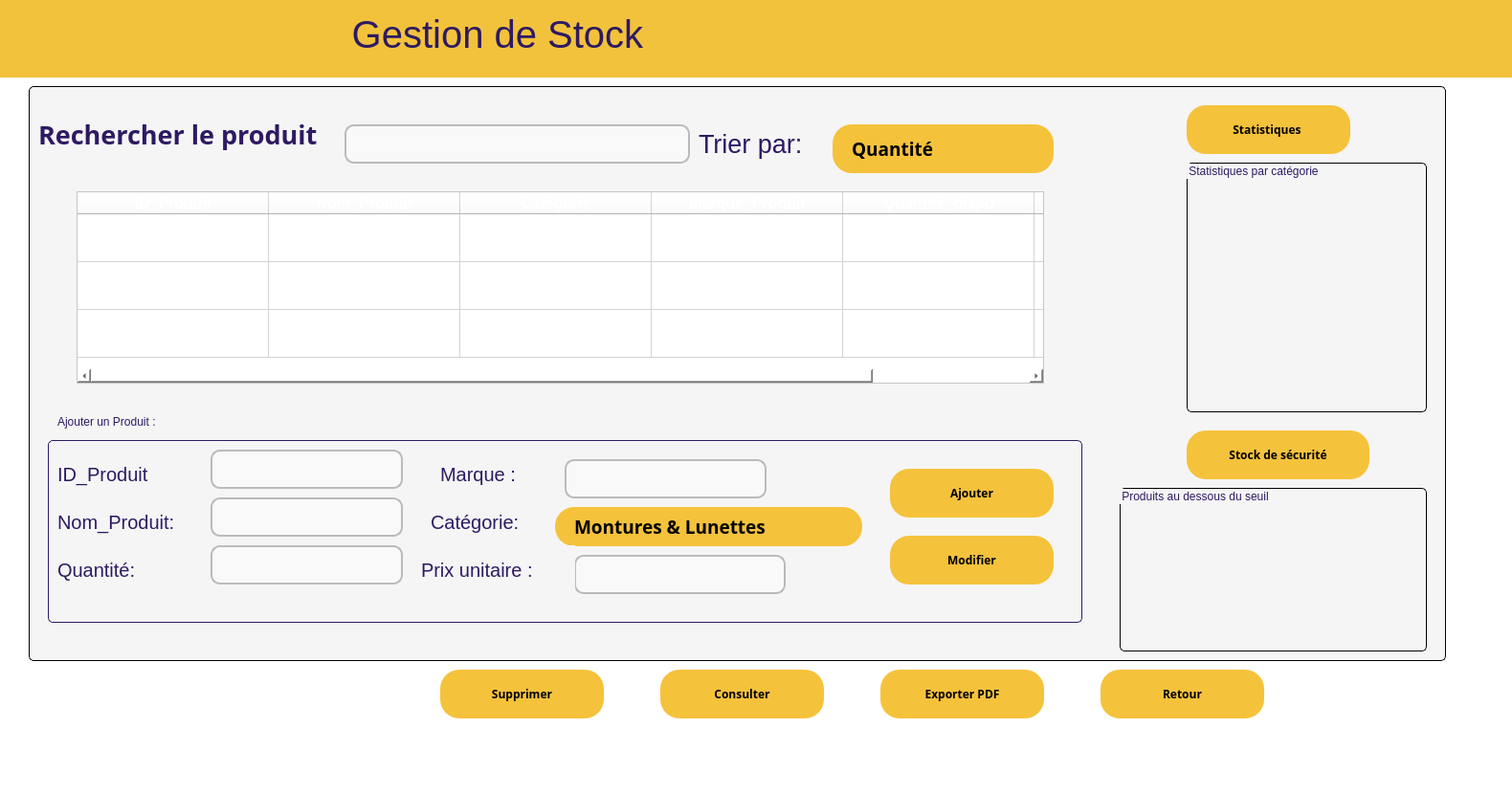
<?xml version="1.0" encoding="UTF-8"?>
<ui version="4.0">
 <class>GestionStock</class>
 <widget class="QMainWindow" name="GestionStock">
  <property name="geometry">
   <rect>
    <x>0</x>
    <y>0</y>
    <width>1580</width>
    <height>830</height>
   </rect>
  </property>
  <property name="windowTitle">
   <string>GestionStock</string>
  </property>
  <property name="styleSheet">
   <string notr="true">background-color: rgb(46, 26, 98);
background-color: rgb(255, 255, 255);</string>
  </property>
  <widget class="QWidget" name="centralwidget">
   <property name="palette">
    <palette>
     <active>
      <colorrole role="Button">
       <brush brushstyle="SolidPattern">
        <color alpha="255">
         <red>255</red>
         <green>255</green>
         <blue>255</blue>
        </color>
       </brush>
      </colorrole>
      <colorrole role="Base">
       <brush brushstyle="SolidPattern">
        <color alpha="255">
         <red>255</red>
         <green>255</green>
         <blue>255</blue>
        </color>
       </brush>
      </colorrole>
      <colorrole role="Window">
       <brush brushstyle="SolidPattern">
        <color alpha="255">
         <red>255</red>
         <green>255</green>
         <blue>255</blue>
        </color>
       </brush>
      </colorrole>
     </active>
     <inactive>
      <colorrole role="Button">
       <brush brushstyle="SolidPattern">
        <color alpha="255">
         <red>255</red>
         <green>255</green>
         <blue>255</blue>
        </color>
       </brush>
      </colorrole>
      <colorrole role="Base">
       <brush brushstyle="SolidPattern">
        <color alpha="255">
         <red>255</red>
         <green>255</green>
         <blue>255</blue>
        </color>
       </brush>
      </colorrole>
      <colorrole role="Window">
       <brush brushstyle="SolidPattern">
        <color alpha="255">
         <red>255</red>
         <green>255</green>
         <blue>255</blue>
        </color>
       </brush>
      </colorrole>
     </inactive>
     <disabled>
      <colorrole role="Button">
       <brush brushstyle="SolidPattern">
        <color alpha="255">
         <red>255</red>
         <green>255</green>
         <blue>255</blue>
        </color>
       </brush>
      </colorrole>
      <colorrole role="Base">
       <brush brushstyle="SolidPattern">
        <color alpha="255">
         <red>255</red>
         <green>255</green>
         <blue>255</blue>
        </color>
       </brush>
      </colorrole>
      <colorrole role="Window">
       <brush brushstyle="SolidPattern">
        <color alpha="255">
         <red>255</red>
         <green>255</green>
         <blue>255</blue>
        </color>
       </brush>
      </colorrole>
     </disabled>
    </palette>
   </property>
   <widget class="QLabel" name="label">
    <property name="geometry">
     <rect>
      <x>-10</x>
      <y>-10</y>
      <width>1881</width>
      <height>91</height>
     </rect>
    </property>
    <property name="font">
     <font>
      <family>Arial</family>
      <pointsize>30</pointsize>
      <italic>false</italic>
      <fontweight>Black</fontweight>
     </font>
    </property>
    <property name="styleSheet">
     <string notr="true">font: 900 30pt &quot;Arial&quot;;
color: rgb(46, 26, 98);
background-color: rgb(242, 194, 60);</string>
    </property>
    <property name="text">
     <string>                                  Gestion de Stock</string>
    </property>
   </widget>
   <widget class="QGroupBox" name="groupBox">
    <property name="geometry">
     <rect>
      <x>30</x>
      <y>90</y>
      <width>1481</width>
      <height>601</height>
     </rect>
    </property>
    <property name="styleSheet">
     <string notr="true">QGroupBox {
     border: 1px solid black;
      border-radius: 5px;	
	 color: rgb(46, 26, 98);
background-color: rgb(245, 245, 245);
    }
 
</string>
    </property>
    <property name="title">
     <string/>
    </property>
    <widget class="QLabel" name="label_2">
     <property name="geometry">
      <rect>
       <x>10</x>
       <y>20</y>
       <width>331</width>
       <height>61</height>
      </rect>
     </property>
     <property name="font">
      <font>
       <family>Poppins</family>
       <pointsize>20</pointsize>
       <italic>false</italic>
       <bold>true</bold>
      </font>
     </property>
     <property name="styleSheet">
      <string notr="true">background-color: rgb(245, 245, 245);
color: rgb(46, 26, 98);</string>
     </property>
     <property name="text">
      <string>Rechercher le produit</string>
     </property>
    </widget>
    <widget class="QTableWidget" name="tableWidget">
     <property name="geometry">
      <rect>
       <x>50</x>
       <y>110</y>
       <width>1011</width>
       <height>201</height>
      </rect>
     </property>
     <property name="styleSheet">
      <string notr="true">border-color: rgb(46, 26, 98);
border-top-color: rgb(46, 26, 98);
border-right-color: rgb(46, 26, 98);
border-bottom-color: rgb(46, 26, 98);
border-left-color: rgb(46, 26, 98);
color: rgb(255, 255, 255);</string>
     </property>
     <property name="rowCount">
      <number>3</number>
     </property>
     <property name="columnCount">
      <number>6</number>
     </property>
     <attribute name="horizontalHeaderMinimumSectionSize">
      <number>40</number>
     </attribute>
     <attribute name="horizontalHeaderDefaultSectionSize">
      <number>200</number>
     </attribute>
     <attribute name="verticalHeaderVisible">
      <bool>false</bool>
     </attribute>
     <attribute name="verticalHeaderDefaultSectionSize">
      <number>50</number>
     </attribute>
     <row>
      <property name="text">
       <string>Nouvelle ligne</string>
      </property>
      <property name="background">
       <color>
        <red>255</red>
        <green>255</green>
        <blue>255</blue>
       </color>
      </property>
     </row>
     <row/>
     <row/>
     <column>
      <property name="text">
       <string>ID_Produit</string>
      </property>
      <property name="font">
       <font>
        <pointsize>12</pointsize>
        <bold>true</bold>
       </font>
      </property>
      <property name="background">
       <color>
        <red>46</red>
        <green>26</green>
        <blue>98</blue>
       </color>
      </property>
      <property name="foreground">
       <brush brushstyle="NoBrush">
        <color alpha="255">
         <red>255</red>
         <green>255</green>
         <blue>255</blue>
        </color>
       </brush>
      </property>
     </column>
     <column>
      <property name="text">
       <string>Nom_Produit</string>
      </property>
      <property name="font">
       <font>
        <pointsize>12</pointsize>
        <bold>true</bold>
       </font>
      </property>
      <property name="background">
       <color>
        <red>46</red>
        <green>26</green>
        <blue>98</blue>
       </color>
      </property>
      <property name="foreground">
       <brush brushstyle="NoBrush">
        <color alpha="255">
         <red>255</red>
         <green>255</green>
         <blue>255</blue>
        </color>
       </brush>
      </property>
     </column>
     <column>
      <property name="text">
       <string>Catégorie</string>
      </property>
      <property name="font">
       <font>
        <pointsize>12</pointsize>
        <bold>true</bold>
       </font>
      </property>
      <property name="background">
       <color>
        <red>46</red>
        <green>26</green>
        <blue>98</blue>
       </color>
      </property>
      <property name="foreground">
       <brush brushstyle="NoBrush">
        <color alpha="255">
         <red>255</red>
         <green>255</green>
         <blue>255</blue>
        </color>
       </brush>
      </property>
     </column>
     <column>
      <property name="text">
       <string>Marque_Produit</string>
      </property>
      <property name="font">
       <font>
        <pointsize>12</pointsize>
        <bold>true</bold>
       </font>
      </property>
      <property name="background">
       <color>
        <red>46</red>
        <green>26</green>
        <blue>98</blue>
       </color>
      </property>
      <property name="foreground">
       <brush brushstyle="NoBrush">
        <color alpha="255">
         <red>255</red>
         <green>255</green>
         <blue>255</blue>
        </color>
       </brush>
      </property>
     </column>
     <column>
      <property name="text">
       <string>Quantité_dispo</string>
      </property>
      <property name="font">
       <font>
        <pointsize>12</pointsize>
        <bold>true</bold>
       </font>
      </property>
      <property name="background">
       <color>
        <red>46</red>
        <green>26</green>
        <blue>98</blue>
       </color>
      </property>
      <property name="foreground">
       <brush brushstyle="NoBrush">
        <color alpha="255">
         <red>255</red>
         <green>255</green>
         <blue>255</blue>
        </color>
       </brush>
      </property>
     </column>
     <column>
      <property name="text">
       <string>Prix_unitaire</string>
      </property>
      <property name="font">
       <font>
        <pointsize>12</pointsize>
        <bold>true</bold>
       </font>
      </property>
      <property name="background">
       <color>
        <red>46</red>
        <green>26</green>
        <blue>98</blue>
       </color>
      </property>
      <property name="foreground">
       <brush brushstyle="NoBrush">
        <color alpha="255">
         <red>255</red>
         <green>255</green>
         <blue>255</blue>
        </color>
       </brush>
      </property>
     </column>
    </widget>
    <widget class="QLineEdit" name="lineEdit">
     <property name="geometry">
      <rect>
       <x>330</x>
       <y>40</y>
       <width>361</width>
       <height>41</height>
      </rect>
     </property>
     <property name="font">
      <font>
       <family>Poppins</family>
      </font>
     </property>
     <property name="styleSheet">
      <string notr="true">QLineEdit {
    background: #f9f9f9;
    border: 2px solid #bbb;
    border-radius: 10px;
    padding: 6px 10px;
}
QLineEdit:focus {
    border: 1px solid #5c6bc0; /* highlight on focus */
    background: #fff;
}</string>
     </property>
    </widget>
    <widget class="QLabel" name="label_3">
     <property name="geometry">
      <rect>
       <x>700</x>
       <y>30</y>
       <width>151</width>
       <height>61</height>
      </rect>
     </property>
     <property name="font">
      <font>
       <family>Segoe UI</family>
       <pointsize>20</pointsize>
       <italic>false</italic>
       <bold>false</bold>
      </font>
     </property>
     <property name="styleSheet">
      <string notr="true">font: 20pt &quot;Segoe UI&quot;;
background-color: rgb(245, 245, 245);
color: rgb(46, 26, 98);</string>
     </property>
     <property name="text">
      <string>Trier par:</string>
     </property>
    </widget>
    <widget class="QLabel" name="label_4">
     <property name="geometry">
      <rect>
       <x>30</x>
       <y>320</y>
       <width>321</width>
       <height>61</height>
      </rect>
     </property>
     <property name="styleSheet">
      <string notr="true">background-color: rgb(245, 245, 245);
font: 900 16pt &quot;Segoe UI&quot;;
color: rgb(46, 26, 98);</string>
     </property>
     <property name="text">
      <string>Ajouter un Produit :</string>
     </property>
    </widget>
    <widget class="QGroupBox" name="groupBox_2">
     <property name="geometry">
      <rect>
       <x>20</x>
       <y>370</y>
       <width>1081</width>
       <height>191</height>
      </rect>
     </property>
     <property name="styleSheet">
      <string notr="true">border-color: rgb(46, 26, 98);
border-top-color: rgb(46, 26, 98);
border-right-color: rgb(46, 26, 98);
border-bottom-color: rgb(46, 26, 98);
border-left-color: rgb(46, 26, 98);
</string>
     </property>
     <property name="title">
      <string/>
     </property>
     <widget class="QLabel" name="label_5">
      <property name="geometry">
       <rect>
        <x>10</x>
        <y>10</y>
        <width>151</width>
        <height>51</height>
       </rect>
      </property>
      <property name="font">
       <font>
        <family>Segoe UI</family>
        <pointsize>15</pointsize>
        <italic>false</italic>
        <fontweight>DemiBold</fontweight>
       </font>
      </property>
      <property name="styleSheet">
       <string notr="true">background-color: rgb(245, 245, 245);
font: 600 15pt &quot;Segoe UI&quot;;
color: rgb(46, 26, 98);</string>
      </property>
      <property name="text">
       <string>ID_Produit</string>
      </property>
     </widget>
     <widget class="QLabel" name="label_6">
      <property name="geometry">
       <rect>
        <x>10</x>
        <y>60</y>
        <width>161</width>
        <height>51</height>
       </rect>
      </property>
      <property name="font">
       <font>
        <family>Segoe UI</family>
        <pointsize>15</pointsize>
        <italic>false</italic>
        <fontweight>DemiBold</fontweight>
       </font>
      </property>
      <property name="styleSheet">
       <string notr="true">background-color: rgb(245, 245, 245);
font: 600 15pt &quot;Segoe UI&quot;;
color: rgb(46, 26, 98);</string>
      </property>
      <property name="text">
       <string>Nom_Produit:</string>
      </property>
     </widget>
     <widget class="QLabel" name="label_7">
      <property name="geometry">
       <rect>
        <x>10</x>
        <y>110</y>
        <width>131</width>
        <height>51</height>
       </rect>
      </property>
      <property name="font">
       <font>
        <family>Segoe UI</family>
        <pointsize>15</pointsize>
        <italic>false</italic>
        <fontweight>DemiBold</fontweight>
       </font>
      </property>
      <property name="styleSheet">
       <string notr="true">background-color: rgb(245, 245, 245);
font: 600 15pt &quot;Segoe UI&quot;;
color: rgb(46, 26, 98);</string>
      </property>
      <property name="text">
       <string>Quantité:</string>
      </property>
     </widget>
     <widget class="QLineEdit" name="lineEdit_2">
      <property name="geometry">
       <rect>
        <x>170</x>
        <y>10</y>
        <width>201</width>
        <height>41</height>
       </rect>
      </property>
      <property name="font">
       <font>
        <family>Poppins</family>
       </font>
      </property>
      <property name="styleSheet">
       <string notr="true">QLineEdit {
    background: #f9f9f9;
    border: 2px solid #bbb;
    border-radius: 10px;
    padding: 6px 10px;
}
QLineEdit:focus {
    border: 1px solid #5c6bc0; /* highlight on focus */
    background: #fff;
}</string>
      </property>
     </widget>
     <widget class="QLineEdit" name="lineEdit_3">
      <property name="geometry">
       <rect>
        <x>170</x>
        <y>60</y>
        <width>201</width>
        <height>41</height>
       </rect>
      </property>
      <property name="font">
       <font>
        <family>Poppins</family>
       </font>
      </property>
      <property name="styleSheet">
       <string notr="true">QLineEdit {
    background: #f9f9f9;
    border: 2px solid #bbb;
    border-radius: 10px;
    padding: 6px 10px;
}
QLineEdit:focus {
    border: 1px solid #5c6bc0; /* highlight on focus */
    background: #fff;
}</string>
      </property>
     </widget>
     <widget class="QLineEdit" name="lineEdit_4">
      <property name="geometry">
       <rect>
        <x>170</x>
        <y>110</y>
        <width>201</width>
        <height>41</height>
       </rect>
      </property>
      <property name="font">
       <font>
        <family>Poppins</family>
       </font>
      </property>
      <property name="styleSheet">
       <string notr="true">QLineEdit {
    background: #f9f9f9;
    border: 2px solid #bbb;
    border-radius: 10px;
    padding: 6px 10px;
}
QLineEdit:focus {
    border: 1px solid #5c6bc0; /* highlight on focus */
    background: #fff;
}</string>
      </property>
     </widget>
     <widget class="QLabel" name="label_8">
      <property name="geometry">
       <rect>
        <x>410</x>
        <y>10</y>
        <width>131</width>
        <height>51</height>
       </rect>
      </property>
      <property name="font">
       <font>
        <family>Segoe UI</family>
        <pointsize>15</pointsize>
        <italic>false</italic>
        <fontweight>DemiBold</fontweight>
       </font>
      </property>
      <property name="styleSheet">
       <string notr="true">background-color: rgb(245, 245, 245);
font: 600 15pt &quot;Segoe UI&quot;;
color: rgb(46, 26, 98);</string>
      </property>
      <property name="text">
       <string>Marque :</string>
      </property>
     </widget>
     <widget class="QLabel" name="label_10">
      <property name="geometry">
       <rect>
        <x>400</x>
        <y>60</y>
        <width>121</width>
        <height>51</height>
       </rect>
      </property>
      <property name="font">
       <font>
        <family>Segoe UI</family>
        <pointsize>15</pointsize>
        <italic>false</italic>
        <fontweight>DemiBold</fontweight>
       </font>
      </property>
      <property name="styleSheet">
       <string notr="true">background-color: rgb(245, 245, 245);
font: 600 15pt &quot;Segoe UI&quot;;
color: rgb(46, 26, 98);</string>
      </property>
      <property name="text">
       <string>Catégorie:</string>
      </property>
     </widget>
     <widget class="QLineEdit" name="lineEdit_5">
      <property name="geometry">
       <rect>
        <x>540</x>
        <y>20</y>
        <width>211</width>
        <height>41</height>
       </rect>
      </property>
      <property name="font">
       <font>
        <family>Poppins</family>
       </font>
      </property>
      <property name="styleSheet">
       <string notr="true">QLineEdit {
    background: #f9f9f9;
    border: 2px solid #bbb;
    border-radius: 10px;
    padding: 6px 10px;
}
QLineEdit:focus {
    border: 1px solid #5c6bc0; /* highlight on focus */
    background: #fff;
}</string>
      </property>
     </widget>
     <widget class="QPushButton" name="pushButton">
      <property name="geometry">
       <rect>
        <x>880</x>
        <y>30</y>
        <width>171</width>
        <height>51</height>
       </rect>
      </property>
      <property name="font">
       <font>
        <family>Poppins</family>
        <bold>true</bold>
       </font>
      </property>
      <property name="styleSheet">
       <string notr="true">QPushButton {
    background-color: #F5C23C;
    color: black;
    border-radius: 20px;
    padding: 10px 20px;
    font-weight: bold;
}
QPushButton:hover {
    	background-color: rgb(46, 26, 98);

}</string>
      </property>
      <property name="text">
       <string>Ajouter</string>
      </property>
      <property name="icon">
       <iconset theme="QIcon::ThemeIcon::ContactNew"/>
      </property>
      <property name="iconSize">
       <size>
        <width>23</width>
        <height>23</height>
       </size>
      </property>
     </widget>
     <widget class="QPushButton" name="pushButton_2">
      <property name="geometry">
       <rect>
        <x>880</x>
        <y>100</y>
        <width>171</width>
        <height>51</height>
       </rect>
      </property>
      <property name="font">
       <font>
        <family>Poppins</family>
        <bold>true</bold>
       </font>
      </property>
      <property name="styleSheet">
       <string notr="true">QPushButton {
    background-color: #F5C23C;
    color: black;
    border-radius: 20px;
    padding: 10px 20px;
    font-weight: bold;
}
QPushButton:hover {
    	background-color: rgb(46, 26, 98);

}</string>
      </property>
      <property name="text">
       <string>Modifier</string>
      </property>
      <property name="icon">
       <iconset theme="QIcon::ThemeIcon::MailMessageNew"/>
      </property>
     </widget>
     <widget class="QComboBox" name="comboBox_2">
      <property name="geometry">
       <rect>
        <x>530</x>
        <y>70</y>
        <width>321</width>
        <height>41</height>
       </rect>
      </property>
      <property name="palette">
       <palette>
        <active>
         <colorrole role="WindowText">
          <brush brushstyle="SolidPattern">
           <color alpha="255">
            <red>0</red>
            <green>0</green>
            <blue>0</blue>
           </color>
          </brush>
         </colorrole>
         <colorrole role="Button">
          <brush brushstyle="SolidPattern">
           <color alpha="255">
            <red>245</red>
            <green>194</green>
            <blue>60</blue>
           </color>
          </brush>
         </colorrole>
         <colorrole role="Text">
          <brush brushstyle="SolidPattern">
           <color alpha="255">
            <red>0</red>
            <green>0</green>
            <blue>0</blue>
           </color>
          </brush>
         </colorrole>
         <colorrole role="ButtonText">
          <brush brushstyle="SolidPattern">
           <color alpha="255">
            <red>0</red>
            <green>0</green>
            <blue>0</blue>
           </color>
          </brush>
         </colorrole>
         <colorrole role="Base">
          <brush brushstyle="SolidPattern">
           <color alpha="255">
            <red>245</red>
            <green>194</green>
            <blue>60</blue>
           </color>
          </brush>
         </colorrole>
         <colorrole role="Window">
          <brush brushstyle="SolidPattern">
           <color alpha="255">
            <red>245</red>
            <green>194</green>
            <blue>60</blue>
           </color>
          </brush>
         </colorrole>
         <colorrole role="PlaceholderText">
          <brush brushstyle="SolidPattern">
           <color alpha="128">
            <red>0</red>
            <green>0</green>
            <blue>0</blue>
           </color>
          </brush>
         </colorrole>
        </active>
        <inactive>
         <colorrole role="WindowText">
          <brush brushstyle="SolidPattern">
           <color alpha="255">
            <red>0</red>
            <green>0</green>
            <blue>0</blue>
           </color>
          </brush>
         </colorrole>
         <colorrole role="Button">
          <brush brushstyle="SolidPattern">
           <color alpha="255">
            <red>245</red>
            <green>194</green>
            <blue>60</blue>
           </color>
          </brush>
         </colorrole>
         <colorrole role="Text">
          <brush brushstyle="SolidPattern">
           <color alpha="255">
            <red>0</red>
            <green>0</green>
            <blue>0</blue>
           </color>
          </brush>
         </colorrole>
         <colorrole role="ButtonText">
          <brush brushstyle="SolidPattern">
           <color alpha="255">
            <red>0</red>
            <green>0</green>
            <blue>0</blue>
           </color>
          </brush>
         </colorrole>
         <colorrole role="Base">
          <brush brushstyle="SolidPattern">
           <color alpha="255">
            <red>245</red>
            <green>194</green>
            <blue>60</blue>
           </color>
          </brush>
         </colorrole>
         <colorrole role="Window">
          <brush brushstyle="SolidPattern">
           <color alpha="255">
            <red>245</red>
            <green>194</green>
            <blue>60</blue>
           </color>
          </brush>
         </colorrole>
         <colorrole role="PlaceholderText">
          <brush brushstyle="SolidPattern">
           <color alpha="128">
            <red>0</red>
            <green>0</green>
            <blue>0</blue>
           </color>
          </brush>
         </colorrole>
        </inactive>
        <disabled>
         <colorrole role="WindowText">
          <brush brushstyle="SolidPattern">
           <color alpha="255">
            <red>0</red>
            <green>0</green>
            <blue>0</blue>
           </color>
          </brush>
         </colorrole>
         <colorrole role="Button">
          <brush brushstyle="SolidPattern">
           <color alpha="255">
            <red>245</red>
            <green>194</green>
            <blue>60</blue>
           </color>
          </brush>
         </colorrole>
         <colorrole role="Text">
          <brush brushstyle="SolidPattern">
           <color alpha="255">
            <red>0</red>
            <green>0</green>
            <blue>0</blue>
           </color>
          </brush>
         </colorrole>
         <colorrole role="ButtonText">
          <brush brushstyle="SolidPattern">
           <color alpha="255">
            <red>0</red>
            <green>0</green>
            <blue>0</blue>
           </color>
          </brush>
         </colorrole>
         <colorrole role="Base">
          <brush brushstyle="SolidPattern">
           <color alpha="255">
            <red>245</red>
            <green>194</green>
            <blue>60</blue>
           </color>
          </brush>
         </colorrole>
         <colorrole role="Window">
          <brush brushstyle="SolidPattern">
           <color alpha="255">
            <red>245</red>
            <green>194</green>
            <blue>60</blue>
           </color>
          </brush>
         </colorrole>
         <colorrole role="PlaceholderText">
          <brush brushstyle="SolidPattern">
           <color alpha="128">
            <red>0</red>
            <green>0</green>
            <blue>0</blue>
           </color>
          </brush>
         </colorrole>
        </disabled>
       </palette>
      </property>
      <property name="font">
       <font>
        <family>Poppins</family>
        <pointsize>14</pointsize>
        <italic>false</italic>
        <bold>true</bold>
       </font>
      </property>
      <property name="contextMenuPolicy">
       <enum>Qt::ContextMenuPolicy::NoContextMenu</enum>
      </property>
      <property name="styleSheet">
       <string notr="true">QComboBox {
    background-color: #F5C23C;
    color: black;
    border-radius: 20px;
    padding: 5px 20px;
    font-weight: bold;
}

QComboBox:hover {
background-color: rgb(46, 26, 98);
    color: white;
}

QComboBox::drop-down {
    subcontrol-origin: padding;
    subcontrol-position: top right;
    width: 30px;
    border-left: none;
    background-color: transparent;
}

QComboBox::down-arrow {
    width: 12px;
    height: 12px;
}

QComboBox QAbstractItemView {
    background-color: #F5C23C;       /* list background */
    color: black;                     /* text color */
    selection-background-color: #000080; /* selected item background */
    selection-color: white;           /* selected item text */
    border-radius: 10px;
    padding: 5px;
}
</string>
      </property>
      <item>
       <property name="text">
        <string>Montures &amp; Lunettes</string>
       </property>
      </item>
      <item>
       <property name="text">
        <string>Verres correcteurs</string>
       </property>
      </item>
      <item>
       <property name="text">
        <string>Lentilles &amp; Accessoires</string>
       </property>
      </item>
      <item>
       <property name="text">
        <string>Équipements &amp; Produits d’entretien
</string>
       </property>
      </item>
     </widget>
     <widget class="QLineEdit" name="lineEdit_6">
      <property name="geometry">
       <rect>
        <x>550</x>
        <y>120</y>
        <width>221</width>
        <height>41</height>
       </rect>
      </property>
      <property name="font">
       <font>
        <family>Poppins</family>
       </font>
      </property>
      <property name="styleSheet">
       <string notr="true">QLineEdit {
    background: #f9f9f9;
    border: 2px solid #bbb;
    border-radius: 10px;
    padding: 6px 10px;
}
QLineEdit:focus {
    border: 1px solid #5c6bc0; /* highlight on focus */
    background: #fff;
}</string>
      </property>
     </widget>
     <widget class="QLabel" name="label_12">
      <property name="geometry">
       <rect>
        <x>390</x>
        <y>110</y>
        <width>161</width>
        <height>51</height>
       </rect>
      </property>
      <property name="font">
       <font>
        <family>Segoe UI</family>
        <pointsize>15</pointsize>
        <italic>false</italic>
        <fontweight>DemiBold</fontweight>
       </font>
      </property>
      <property name="styleSheet">
       <string notr="true">background-color: rgb(245, 245, 245);
font: 600 15pt &quot;Segoe UI&quot;;
color: rgb(46, 26, 98);</string>
      </property>
      <property name="text">
       <string>Prix unitaire :</string>
      </property>
     </widget>
    </widget>
    <widget class="QComboBox" name="comboBox">
     <property name="geometry">
      <rect>
       <x>840</x>
       <y>40</y>
       <width>231</width>
       <height>51</height>
      </rect>
     </property>
     <property name="palette">
      <palette>
       <active>
        <colorrole role="WindowText">
         <brush brushstyle="SolidPattern">
          <color alpha="255">
           <red>0</red>
           <green>0</green>
           <blue>0</blue>
          </color>
         </brush>
        </colorrole>
        <colorrole role="Button">
         <brush brushstyle="SolidPattern">
          <color alpha="255">
           <red>245</red>
           <green>194</green>
           <blue>60</blue>
          </color>
         </brush>
        </colorrole>
        <colorrole role="Text">
         <brush brushstyle="SolidPattern">
          <color alpha="255">
           <red>0</red>
           <green>0</green>
           <blue>0</blue>
          </color>
         </brush>
        </colorrole>
        <colorrole role="ButtonText">
         <brush brushstyle="SolidPattern">
          <color alpha="255">
           <red>0</red>
           <green>0</green>
           <blue>0</blue>
          </color>
         </brush>
        </colorrole>
        <colorrole role="Base">
         <brush brushstyle="SolidPattern">
          <color alpha="255">
           <red>245</red>
           <green>194</green>
           <blue>60</blue>
          </color>
         </brush>
        </colorrole>
        <colorrole role="Window">
         <brush brushstyle="SolidPattern">
          <color alpha="255">
           <red>245</red>
           <green>194</green>
           <blue>60</blue>
          </color>
         </brush>
        </colorrole>
        <colorrole role="PlaceholderText">
         <brush brushstyle="SolidPattern">
          <color alpha="128">
           <red>0</red>
           <green>0</green>
           <blue>0</blue>
          </color>
         </brush>
        </colorrole>
       </active>
       <inactive>
        <colorrole role="WindowText">
         <brush brushstyle="SolidPattern">
          <color alpha="255">
           <red>0</red>
           <green>0</green>
           <blue>0</blue>
          </color>
         </brush>
        </colorrole>
        <colorrole role="Button">
         <brush brushstyle="SolidPattern">
          <color alpha="255">
           <red>245</red>
           <green>194</green>
           <blue>60</blue>
          </color>
         </brush>
        </colorrole>
        <colorrole role="Text">
         <brush brushstyle="SolidPattern">
          <color alpha="255">
           <red>0</red>
           <green>0</green>
           <blue>0</blue>
          </color>
         </brush>
        </colorrole>
        <colorrole role="ButtonText">
         <brush brushstyle="SolidPattern">
          <color alpha="255">
           <red>0</red>
           <green>0</green>
           <blue>0</blue>
          </color>
         </brush>
        </colorrole>
        <colorrole role="Base">
         <brush brushstyle="SolidPattern">
          <color alpha="255">
           <red>245</red>
           <green>194</green>
           <blue>60</blue>
          </color>
         </brush>
        </colorrole>
        <colorrole role="Window">
         <brush brushstyle="SolidPattern">
          <color alpha="255">
           <red>245</red>
           <green>194</green>
           <blue>60</blue>
          </color>
         </brush>
        </colorrole>
        <colorrole role="PlaceholderText">
         <brush brushstyle="SolidPattern">
          <color alpha="128">
           <red>0</red>
           <green>0</green>
           <blue>0</blue>
          </color>
         </brush>
        </colorrole>
       </inactive>
       <disabled>
        <colorrole role="WindowText">
         <brush brushstyle="SolidPattern">
          <color alpha="255">
           <red>0</red>
           <green>0</green>
           <blue>0</blue>
          </color>
         </brush>
        </colorrole>
        <colorrole role="Button">
         <brush brushstyle="SolidPattern">
          <color alpha="255">
           <red>245</red>
           <green>194</green>
           <blue>60</blue>
          </color>
         </brush>
        </colorrole>
        <colorrole role="Text">
         <brush brushstyle="SolidPattern">
          <color alpha="255">
           <red>0</red>
           <green>0</green>
           <blue>0</blue>
          </color>
         </brush>
        </colorrole>
        <colorrole role="ButtonText">
         <brush brushstyle="SolidPattern">
          <color alpha="255">
           <red>0</red>
           <green>0</green>
           <blue>0</blue>
          </color>
         </brush>
        </colorrole>
        <colorrole role="Base">
         <brush brushstyle="SolidPattern">
          <color alpha="255">
           <red>245</red>
           <green>194</green>
           <blue>60</blue>
          </color>
         </brush>
        </colorrole>
        <colorrole role="Window">
         <brush brushstyle="SolidPattern">
          <color alpha="255">
           <red>245</red>
           <green>194</green>
           <blue>60</blue>
          </color>
         </brush>
        </colorrole>
        <colorrole role="PlaceholderText">
         <brush brushstyle="SolidPattern">
          <color alpha="128">
           <red>0</red>
           <green>0</green>
           <blue>0</blue>
          </color>
         </brush>
        </colorrole>
       </disabled>
      </palette>
     </property>
     <property name="font">
      <font>
       <family>Poppins</family>
       <pointsize>14</pointsize>
       <italic>false</italic>
       <bold>true</bold>
      </font>
     </property>
     <property name="contextMenuPolicy">
      <enum>Qt::ContextMenuPolicy::NoContextMenu</enum>
     </property>
     <property name="styleSheet">
      <string notr="true">QComboBox {
    background-color: #F5C23C;
    color: black;
    border-radius: 20px;
    padding: 5px 20px;
    font-weight: bold;
}

QComboBox:hover {
background-color: rgb(46, 26, 98);
    color: white;
}

QComboBox::drop-down {
    subcontrol-origin: padding;
    subcontrol-position: top right;
    width: 30px;
    border-left: none;
    background-color: transparent;
}

QComboBox::down-arrow {
    width: 12px;
    height: 12px;
}

QComboBox QAbstractItemView {
    background-color: #F5C23C;       /* list background */
    color: black;                     /* text color */
    selection-background-color: #000080; /* selected item background */
    selection-color: white;           /* selected item text */
    border-radius: 10px;
    padding: 5px;
}
</string>
     </property>
     <item>
      <property name="text">
       <string>Quantité</string>
      </property>
     </item>
     <item>
      <property name="text">
       <string>Prix</string>
      </property>
     </item>
     <item>
      <property name="text">
       <string>Catégorie</string>
      </property>
     </item>
    </widget>
    <widget class="QPushButton" name="pushButton_6">
     <property name="geometry">
      <rect>
       <x>1210</x>
       <y>20</y>
       <width>171</width>
       <height>51</height>
      </rect>
     </property>
     <property name="font">
      <font>
       <family>Poppins</family>
       <bold>true</bold>
      </font>
     </property>
     <property name="styleSheet">
      <string notr="true">QPushButton {
    background-color: #F5C23C;
    color: black;
    border-radius: 20px;
    padding: 10px 20px;
    font-weight: bold;
}
QPushButton:hover {
    	background-color: rgb(46, 26, 98);

}</string>
     </property>
     <property name="text">
      <string>Statistiques </string>
     </property>
     <property name="icon">
      <iconset resource="resources.qrc">
       <normaloff>:/images/statistic-icon-design-free-vector.png</normaloff>:/images/statistic-icon-design-free-vector.png</iconset>
     </property>
     <property name="iconSize">
      <size>
       <width>25</width>
       <height>25</height>
      </size>
     </property>
    </widget>
    <widget class="QGroupBox" name="groupBox_3">
     <property name="geometry">
      <rect>
       <x>1210</x>
       <y>80</y>
       <width>251</width>
       <height>261</height>
      </rect>
     </property>
     <property name="styleSheet">
      <string notr="true">color: rgb(46, 26, 98);
font: 700 12pt &quot;Arial&quot;;
</string>
     </property>
     <property name="title">
      <string>Statistiques par catégorie</string>
     </property>
    </widget>
    <widget class="QPushButton" name="pushButton_7">
     <property name="geometry">
      <rect>
       <x>1210</x>
       <y>360</y>
       <width>191</width>
       <height>51</height>
      </rect>
     </property>
     <property name="font">
      <font>
       <family>Poppins</family>
       <bold>true</bold>
      </font>
     </property>
     <property name="styleSheet">
      <string notr="true">QPushButton {
    background-color: #F5C23C;
    color: black;
    border-radius: 20px;
    padding: 10px 20px;
    font-weight: bold;
}
QPushButton:hover {
    	background-color: rgb(46, 26, 98);

}</string>
     </property>
     <property name="text">
      <string>Stock de sécurité</string>
     </property>
     <property name="icon">
      <iconset theme="QIcon::ThemeIcon::DialogWarning"/>
     </property>
     <property name="iconSize">
      <size>
       <width>23</width>
       <height>23</height>
      </size>
     </property>
    </widget>
    <widget class="QGroupBox" name="groupBox_4">
     <property name="geometry">
      <rect>
       <x>1140</x>
       <y>420</y>
       <width>321</width>
       <height>171</height>
      </rect>
     </property>
     <property name="styleSheet">
      <string notr="true">color: rgb(46, 26, 98);
font: 700 12pt &quot;Arial&quot;;
</string>
     </property>
     <property name="title">
      <string>Produits au dessous du seuil</string>
     </property>
    </widget>
   </widget>
   <widget class="QPushButton" name="pushButton_3">
    <property name="geometry">
     <rect>
      <x>460</x>
      <y>700</y>
      <width>171</width>
      <height>51</height>
     </rect>
    </property>
    <property name="font">
     <font>
      <family>Poppins</family>
      <bold>true</bold>
     </font>
    </property>
    <property name="styleSheet">
     <string notr="true">QPushButton {
    background-color: #F5C23C;
    color: black;
    border-radius: 20px;
    padding: 10px 20px;
    font-weight: bold;
}
QPushButton:hover {
    	background-color: rgb(46, 26, 98);

}</string>
    </property>
    <property name="text">
     <string>Supprimer</string>
    </property>
    <property name="icon">
     <iconset theme="QIcon::ThemeIcon::EditDelete"/>
    </property>
    <property name="iconSize">
     <size>
      <width>23</width>
      <height>23</height>
     </size>
    </property>
   </widget>
   <widget class="QPushButton" name="pushButton_5">
    <property name="geometry">
     <rect>
      <x>920</x>
      <y>700</y>
      <width>171</width>
      <height>51</height>
     </rect>
    </property>
    <property name="font">
     <font>
      <family>Poppins</family>
      <bold>true</bold>
     </font>
    </property>
    <property name="styleSheet">
     <string notr="true">QPushButton {
    background-color: #F5C23C;
    color: black;
    border-radius: 20px;
    padding: 10px 20px;
    font-weight: bold;
}
QPushButton:hover {
    	background-color: rgb(46, 26, 98);

}</string>
    </property>
    <property name="text">
     <string>Exporter PDF</string>
    </property>
    <property name="icon">
     <iconset theme="QIcon::ThemeIcon::DocumentOpen"/>
    </property>
    <property name="iconSize">
     <size>
      <width>23</width>
      <height>23</height>
     </size>
    </property>
   </widget>
   <widget class="QPushButton" name="pushButton_8">
    <property name="geometry">
     <rect>
      <x>690</x>
      <y>700</y>
      <width>171</width>
      <height>51</height>
     </rect>
    </property>
    <property name="font">
     <font>
      <family>Poppins</family>
      <bold>true</bold>
     </font>
    </property>
    <property name="styleSheet">
     <string notr="true">QPushButton {
    background-color: #F5C23C;
    color: black;
    border-radius: 20px;
    padding: 10px 20px;
    font-weight: bold;
}
QPushButton:hover {
    	background-color: rgb(46, 26, 98);

}</string>
    </property>
    <property name="text">
     <string>Consulter</string>
    </property>
    <property name="icon">
     <iconset>
      <normaloff>../../gjkkh.webp</normaloff>../../gjkkh.webp</iconset>
    </property>
    <property name="iconSize">
     <size>
      <width>25</width>
      <height>25</height>
     </size>
    </property>
   </widget>
   <widget class="QLabel" name="label_11">
    <property name="geometry">
     <rect>
      <x>10</x>
      <y>10</y>
      <width>111</width>
      <height>61</height>
     </rect>
    </property>
    <property name="styleSheet">
     <string notr="true">background-color: rgb(242, 194, 60);
</string>
    </property>
    <property name="text">
     <string/>
    </property>
    <property name="pixmap">
     <pixmap resource="resources.qrc">:/images/hlow.png</pixmap>
    </property>
    <property name="scaledContents">
     <bool>true</bool>
    </property>
   </widget>
   <widget class="QPushButton" name="btnRetour">
    <property name="geometry">
     <rect>
      <x>1150</x>
      <y>700</y>
      <width>171</width>
      <height>51</height>
     </rect>
    </property>
    <property name="font">
     <font>
      <family>Poppins</family>
      <bold>true</bold>
     </font>
    </property>
    <property name="styleSheet">
     <string notr="true">QPushButton {
    background-color: #F5C23C;
    color: black;
    border-radius: 20px;
    padding: 10px 20px;
    font-weight: bold;
}
QPushButton:hover {
    	background-color: rgb(46, 26, 98);

}</string>
    </property>
    <property name="text">
     <string>Retour</string>
    </property>
    <property name="icon">
     <iconset theme="QIcon::ThemeIcon::DocumentOpen"/>
    </property>
    <property name="iconSize">
     <size>
      <width>23</width>
      <height>23</height>
     </size>
    </property>
   </widget>
  </widget>
  <widget class="QMenuBar" name="menubar">
   <property name="geometry">
    <rect>
     <x>0</x>
     <y>0</y>
     <width>1580</width>
     <height>25</height>
    </rect>
   </property>
  </widget>
  <widget class="QStatusBar" name="statusbar"/>
 </widget>
 <resources>
  <include location="resources.qrc"/>
 </resources>
 <connections/>
</ui>
